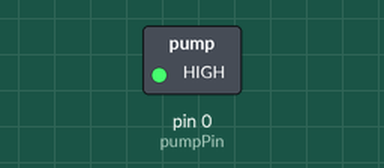
Recording of a sketch running on a simulated Arduino Uno, built with avr-gcc and run on an emulated ATmega328P. On the bench: switched loads named in the sketch (green lamp = pin HIGH).

Above: at 0.1 s.
Timing chart, 0 to 1.6 s (numbered marks = the images above):
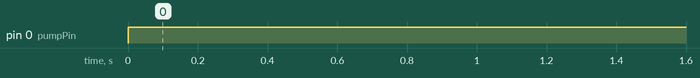

Measured:
- by itself, pin 0 (pumpPin): LOW → HIGH at 0.00 s

The sketch:

test.ino
```cpp
int pumpPin = 0;

void setup() {
  // put your setup code here, to run once:
  pinMode(pumpPin, OUTPUT);
}

void loop() {
  // put your main code here, to run repeatedly:
  digitalWrite(pumpPin, HIGH);
}
```
